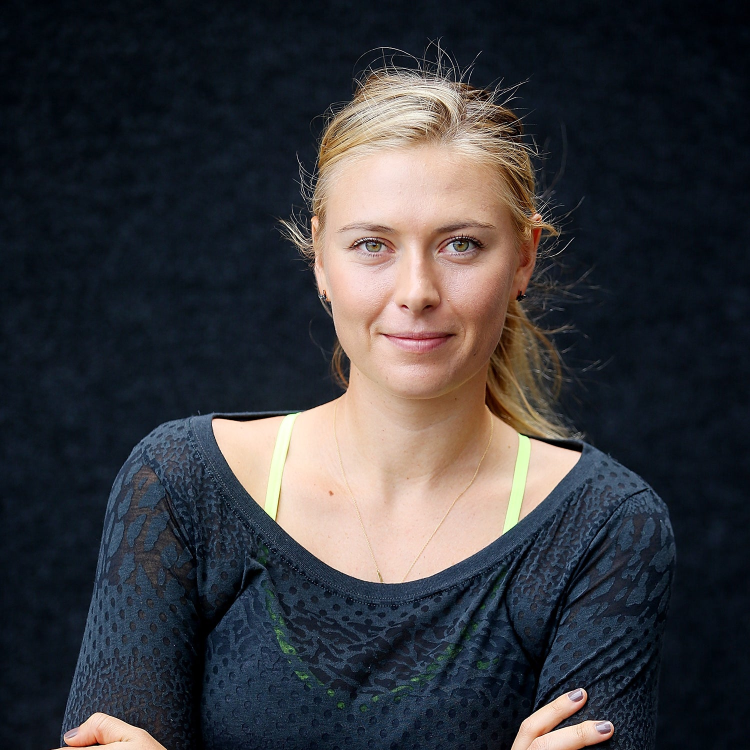
#> input picture Model/test data/maria4.jpg, 1500 x 1500 px, found by its file name (shown at 1/2 size)
$ jupyter execute --allow-errors Sport_cele_classification.ipynb   (shell and % lines are left out)
#> lines starting #> are read from the running program, lines starting #| are printed output that depends on the picture
[cell 1]
#pip install Pywavelets

[cell 2]
#pip install opencv-python

[cell 3]
import cv2
import numpy as np
import matplotlib
import matplotlib.pyplot as plt

[cell 4]
img = cv2.imread('test data\maria4.jpg')
#> img is the input picture: shape (1500, 1500, 3); mean B, G, R 61.4, 57.2, 57.2
img.shape
plt.imshow(img)

[cell 5]
gray = cv2.cvtColor(img,cv2.COLOR_BGR2GRAY)
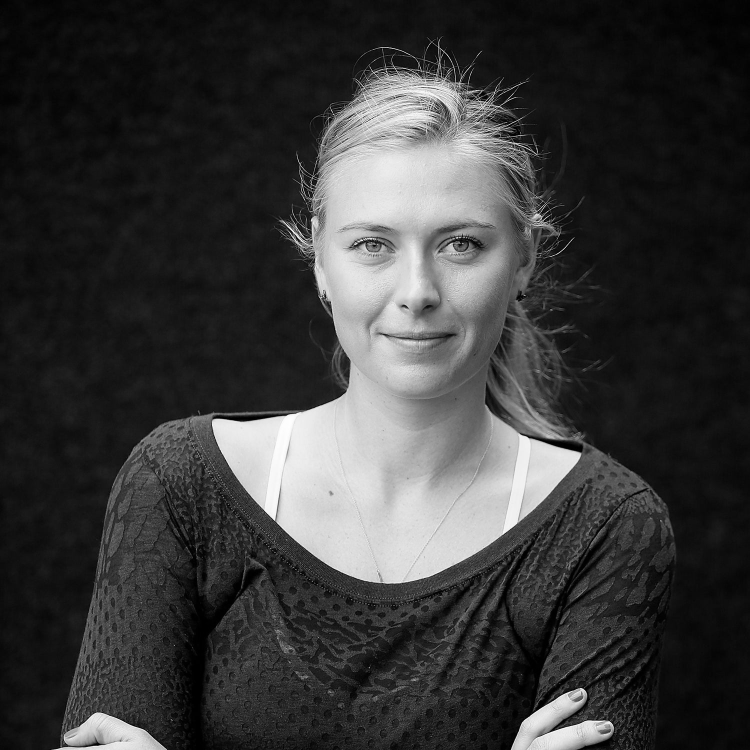
#> gray: shape (1500, 1500) (shown at 1/2 size); min 0, max 255, mean 57.7
gray.shape
plt.imshow(gray)

[cell 6]
face_cascade = cv2.CascadeClassifier('openCV\haarcascade\haarcascade_frontalface_default.xml')
eye_cascade = cv2.CascadeClassifier('openCV\haarcascade\haarcascade_eye.xml')
faces = face_cascade.detectMultiScale(gray,1.3,5)
#> faces = [[591, 301, 477, 477]]
faces
#> Out = [[591, 301, 477, 477]]

[cell 7]
(x,y,w,h) = faces[0]
#> x = 591; y = 301; w = 477; h = 477
x,y,w,h
#> Out = (591, 301, 477, 477)

[cell 8]
face_img = cv2.rectangle(img,(x,y),(x+w,y+h),(255,0,0),2)
plt.imshow(face_img)

[cell 9]
cv2.destroyAllWindows()
for (x,y,w,h) in faces:
    face_img = cv2.rectangle(img,(x,y),(x+w,y+h),(255,0,0),2)
    roi_gray = gray[y:y+h, x:x+w]
    roi_color = face_img[y:y+h, x:x+w]
    eyes = eye_cascade.detectMultiScale(roi_gray)
    for (ex,ey,ew,eh) in eyes:
        cv2.rectangle(roi_color,(ex,ey),(ex+ew,ey+eh),(0,255,0),2)
#> this loop made 1 pass
#> (x, y, w, h, eyes) on pass 1: (591, 301, 477, 477, [[98, 131, 115, 115], [262, 130, 117, 117]])
#> pass 1, `roi_gray = gray[y:y+h, x:x+w]`:
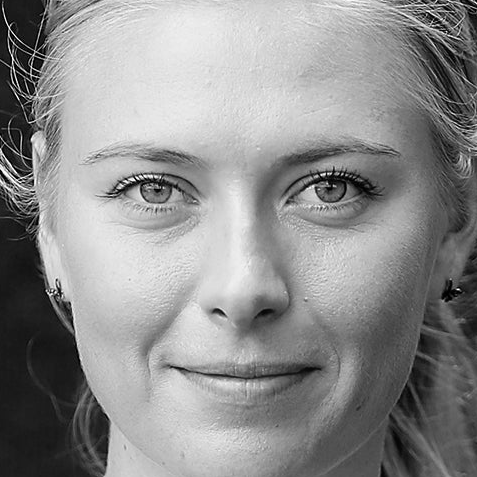
#> roi_gray: shape (477, 477); min 0, max 255, mean 141.8
#> after the loop:
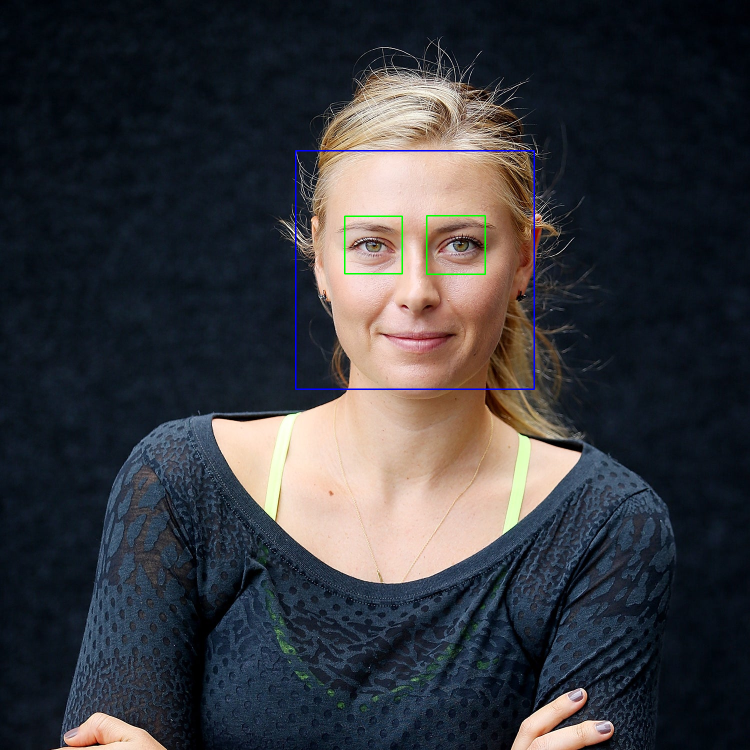
#> img: shape (1500, 1500, 3) (shown at 1/2 size); mean B, G, R 61.6, 57.1, 56.7
#> after the loop:
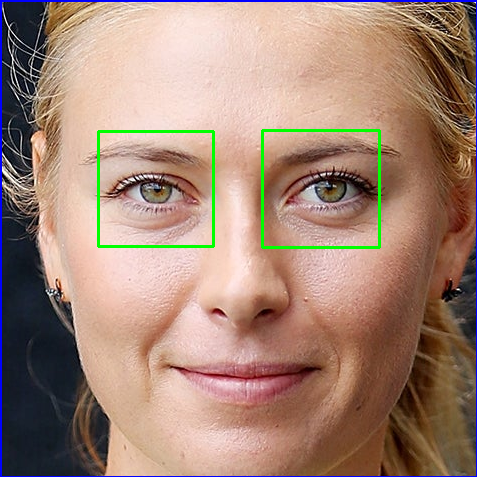
#> roi_color: shape (477, 477, 3); mean B, G, R 118.2, 133.5, 162.9


plt.figure()
plt.imshow(face_img, cmap='gray')
plt.show()

[cell 10]
plt.imshow(roi_color, cmap='gray')

[cell 11]
def get_cropped_image_if_2_eyes(image_path):
#> called with image_path = 'test data\\maria2.jpg'
    img = cv2.imread(image_path)
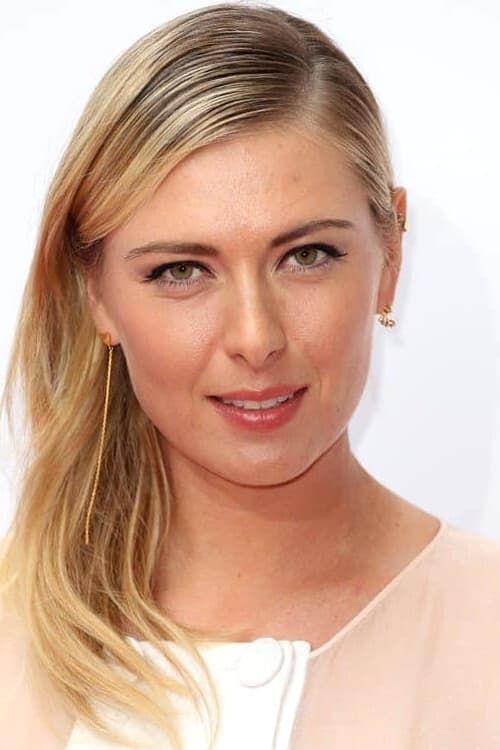
#> input picture Model/test data/maria2.jpg, 500 x 750 px, found by its file name
#> img is the input picture: shape (750, 500, 3); mean B, G, R 154.6, 173.9, 208.3
    if img is None:
        print(f"Error: Could not read image at {image_path}")
        return None

    gray = cv2.cvtColor(img, cv2.COLOR_BGR2GRAY)
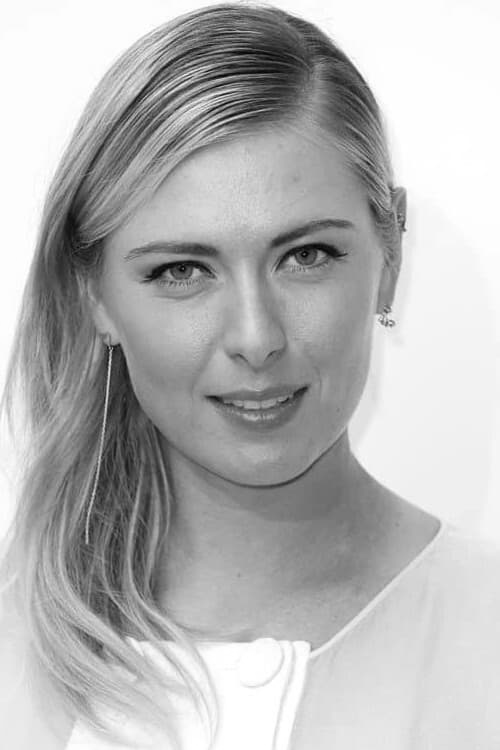
#> gray: shape (750, 500); min 3, max 255, mean 182
    faces = face_cascade.detectMultiScale(gray, 1.3, 5)
#> faces = [[79, 135, 338, 338]]
    for (x, y, w, h) in faces:
        roi_gray = gray[y:y + h, x:x + w]
        roi_color = img[y:y + h, x:x + w]
        eyes = eye_cascade.detectMultiScale(roi_gray)
        if len(eyes) >= 2:
            return roi_color
#> this loop made 1 pass
#> pass 1, in get_cropped_image_if_2_eyes, `roi_gray = gray[y:y + h, x:x + w]`:
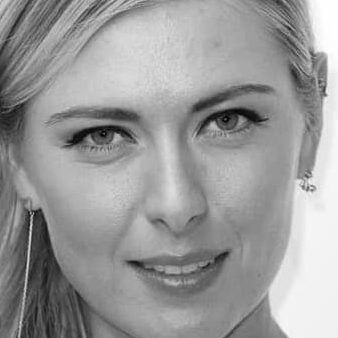
#> roi_gray: shape (338, 338); min 3, max 255, mean 154.2
#> pass 1, in get_cropped_image_if_2_eyes, `roi_color = img[y:y + h, x:x + w]`:
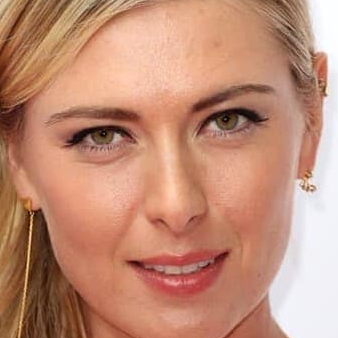
#> roi_color: shape (338, 338, 3); mean B, G, R 118.3, 141.2, 193.3
    return None

# Your code for processing images

[cell 12]
cropped_image = get_cropped_image_if_2_eyes('test data\maria2.jpg')
plt.imshow(cropped_image)

[cell 13]
path_to_data = "./dataset/"
path_to_cropped_data = "./dataset/cropped/"

[cell 14]
import os
img_dirs = []
for entry in os.scandir(path_to_data):
    if entry.is_dir():
        img_dirs.append(entry.path)

[cell 15]
img_dirs

[cell 16]
import shutil
if os.path.exists(path_to_cropped_data):
    shutil.rmtree(path_to_cropped_data)
os.mkdir(path_to_cropped_data)

[cell 17]
cropped_image_dirs = []
celebrity_file_names_dict = {}
for img_dir in img_dirs:
    count = 1
    celebrity_name = img_dir.split('/')[-1]

    celebrity_file_names_dict[celebrity_name] = []
    for entry in os.scandir(img_dir):
        roi_color = get_cropped_image_if_2_eyes(entry.path)
        if roi_color is not None:
            cropped_folder = path_to_cropped_data + celebrity_name
            if not os.path.exists(cropped_folder):
                os.makedirs(cropped_folder)
                cropped_image_dirs.append(cropped_folder)
                print("Generating cropped images in folder: ",cropped_folder)
            cropped_file_name = celebrity_name + str(count) + ".png"
            cropped_file_path = cropped_folder + "/" + cropped_file_name
            cv2.imwrite(cropped_file_path, roi_color)
            celebrity_file_names_dict[celebrity_name].append(cropped_file_path)
            count += 1

[cell 18]
import numpy as np
import pywt
import cv2

def w2d(img,mode='haar',level=1):
#> called with mode = 'db1', level = 5
    imArray = img
    imArray = cv2.cvtColor(imArray,cv2.COLOR_RGB2GRAY)
    imArray = np.float32(imArray)
    imArray /= 255;
    coeffs = pywt.wavedec2(imArray,mode, level=level)
#> coeffs = 6 items

    coeffs_H = list(coeffs)
#> coeffs_H = 6 items
    coeffs_H[0] *= 0;
    imArray_H = pywt.waverec2(coeffs_H,mode);
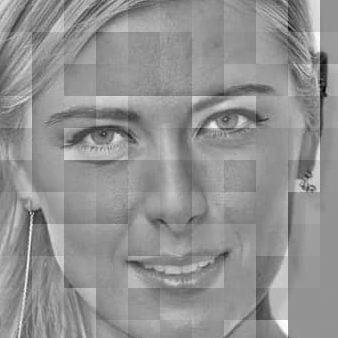
#> imArray_H: shape (338, 338) float32; min -0.617, max 0.458, mean -0.000415; drawn with min black and max white
    imArray_H *= 255;
    imArray_H = np.uint8(imArray_H)
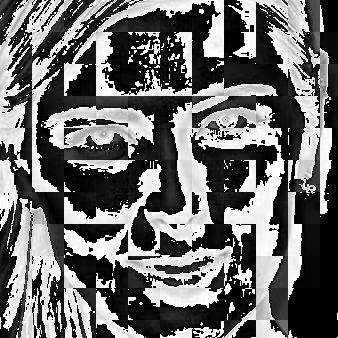
#> imArray_H: shape (338, 338); min 0, max 255, mean 107.3

    return imArray_H

[cell 19]
im_har = w2d(cropped_image, 'db1',5)
plt.imshow(im_har,cmap='gray')

[cell 20]
celebrity_file_names_dict

[cell 21]
class_dict  ={}
count= 0
for celibrity_name in celebrity_file_names_dict.keys():
    class_dict[celibrity_name] = count
    count = count+1
class_dict
